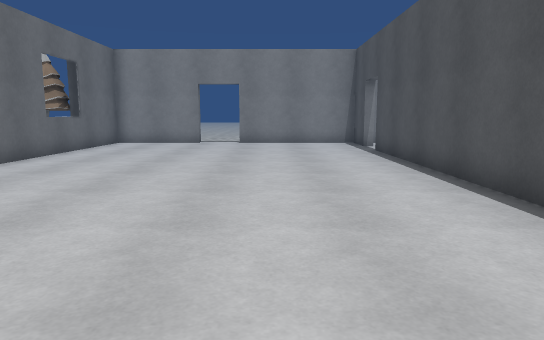
View 1 (above)

14 first-person views from a walk through a 3-D level made in the Unity game engine. The camera is 1.2 m above the floor, tilts 8° down and sees 70° across. The floor is counted in squares, 1 m on a side. Each view is taken from the middle of a square. On the plan, view 1 faces up. The plan holds only what a view shows up to about 15 squares ahead; the rest is blank. The place goes on beyond the plan. The player character is not drawn. Surface patterns are stand-ins for the level's own textures.

View 2
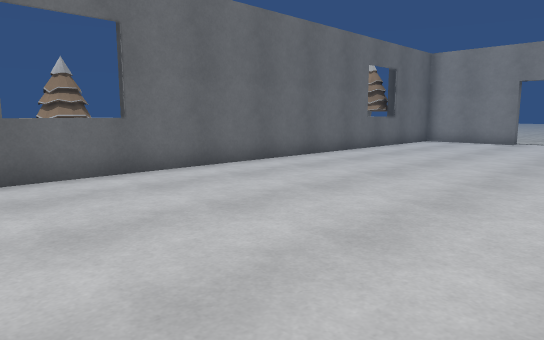

View 3
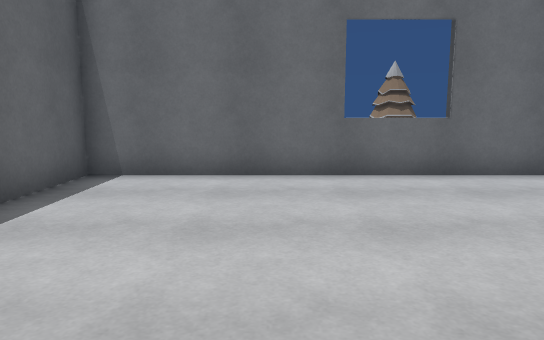

View 4
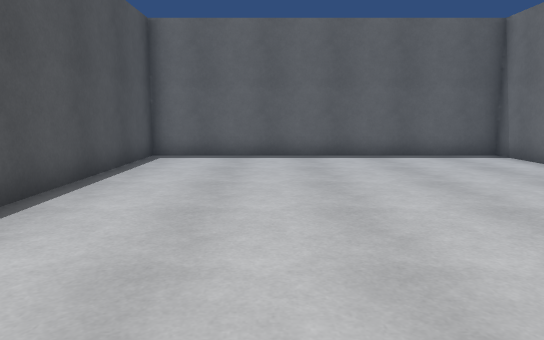

View 5
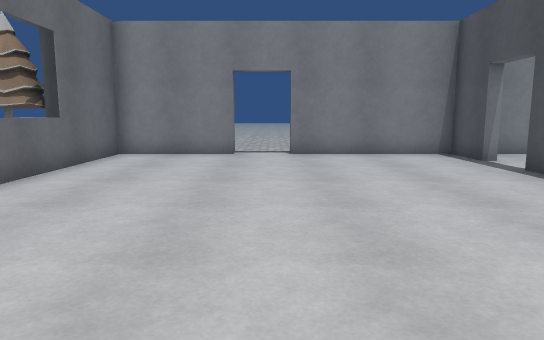

View 6
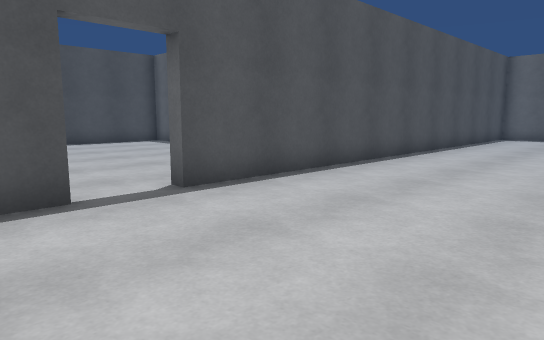

View 7
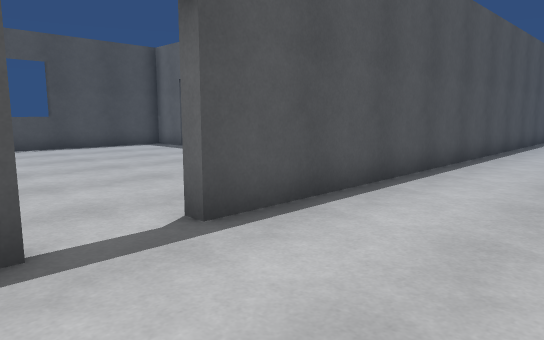

View 8
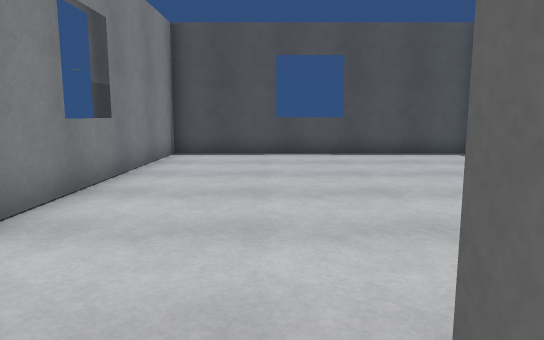

View 9
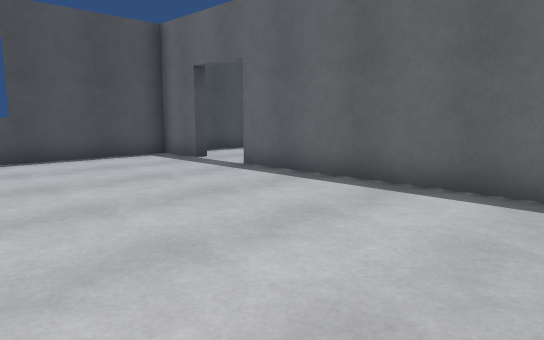

View 10
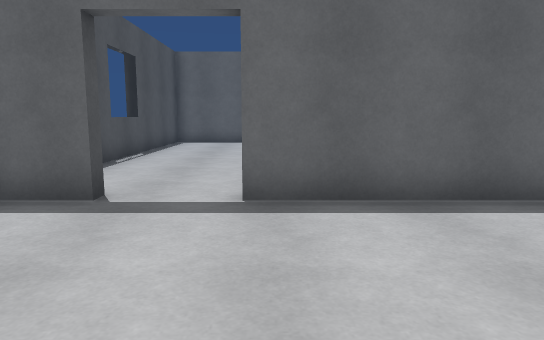

View 11
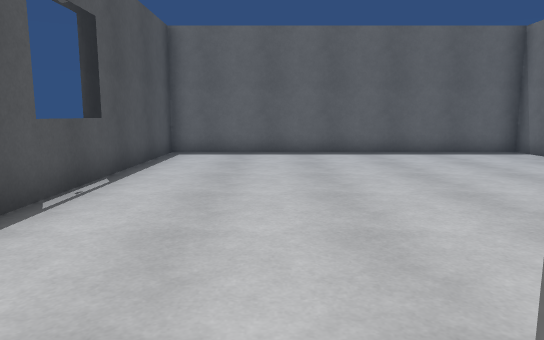

View 12
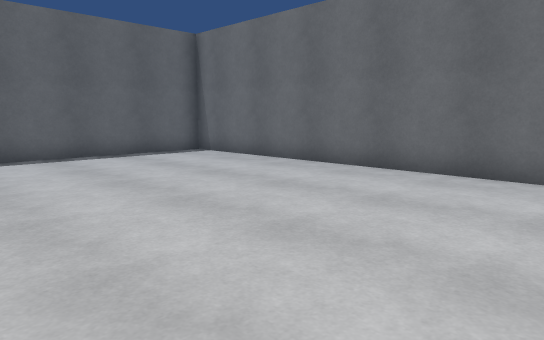

View 13
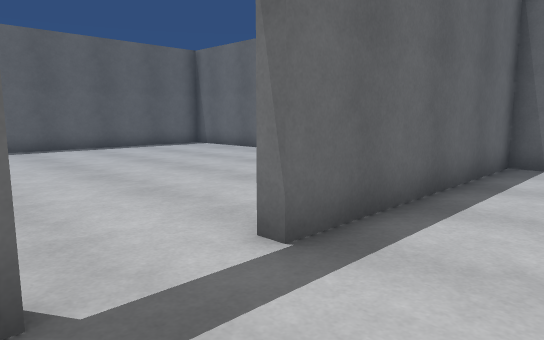

View 14
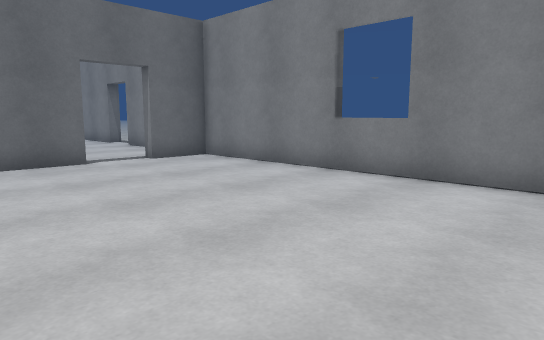

### Floor plan
Points are (right, up) in squares from view 1. A wall is a line through its corners. A room is listed if a view was taken in it or the views show most of it. See-through windows are left out.
Room 1 (views 1, 2, 3, 4, 5, 7, 8)
walls: (-7.2, 14.6) (-7.2, 13.9); (3.6, 15.3) (3.6, 17.1) (-1.5, 17.1); (-3.2, 17.1) (-6.8, 17.1) (-6.8, -4.7) (3.6, -4.7) (3.6, 13.5)
ways out: opening at (-2.5, 17) to room 2; opening at (4, 14.5) to room 3
Room 2 (view 6)
walls: (-3.2, 17.5) (-3.2, 17.1)
ways out: opening at (-2.5, 17) to room 1
objects: other object (-12, 2) to (-11, 4); other object (-9, 13) to (-8, 15)
Room 3 (views 9, 10, 11, 12, 13, 14)
walls: (3.6, 13.5) (4, 13.5) (4, 11.6); (11.6, 17.5) (10.6, 17.5); (4, 8.4) (4, 7.6) (11.4, 7.6) (11.4, 7.1); (13.5, 7.1) (13.5, 7.6) (15.3, 7.6) (15.3, 17.1) (4, 17.1) (4, 15.3) (3.6, 15.3)
ways out: opening at (4, 14.5) to room 1; opening at (12.5, 7) to room 4
Room 4 (no view inside)
walls: (4, 5.6) (4, -4.7) (15.3, -4.7) (15.3, 6); (15.7, -0.8) (15.7, 0.4)
ways out: opening at (12.5, 7) to room 3

Where each view was taken, in squares from view 1:
view 1: 0 up, 0 right, facing up
view 2: 1 down, 1 right, facing up-left
view 3: 1 down, 1 right, facing left
view 4: 7 up, 0 right, facing down
view 5: 5 up, 2 left, facing up
view 6: 17 up, 2 left, facing down-right
view 7: 16 up, 0 right, facing down-right
view 8: 14 up, 3 right, facing right
view 9: 14 up, 4 right, facing down-right
view 10: 13 up, 11 right, facing down
view 11: 8 up, 12 right, facing down
view 12: 7 up, 12 right, facing down-left
view 13: 10 up, 14 right, facing down-left
view 14: 10 up, 14 right, facing up-left
